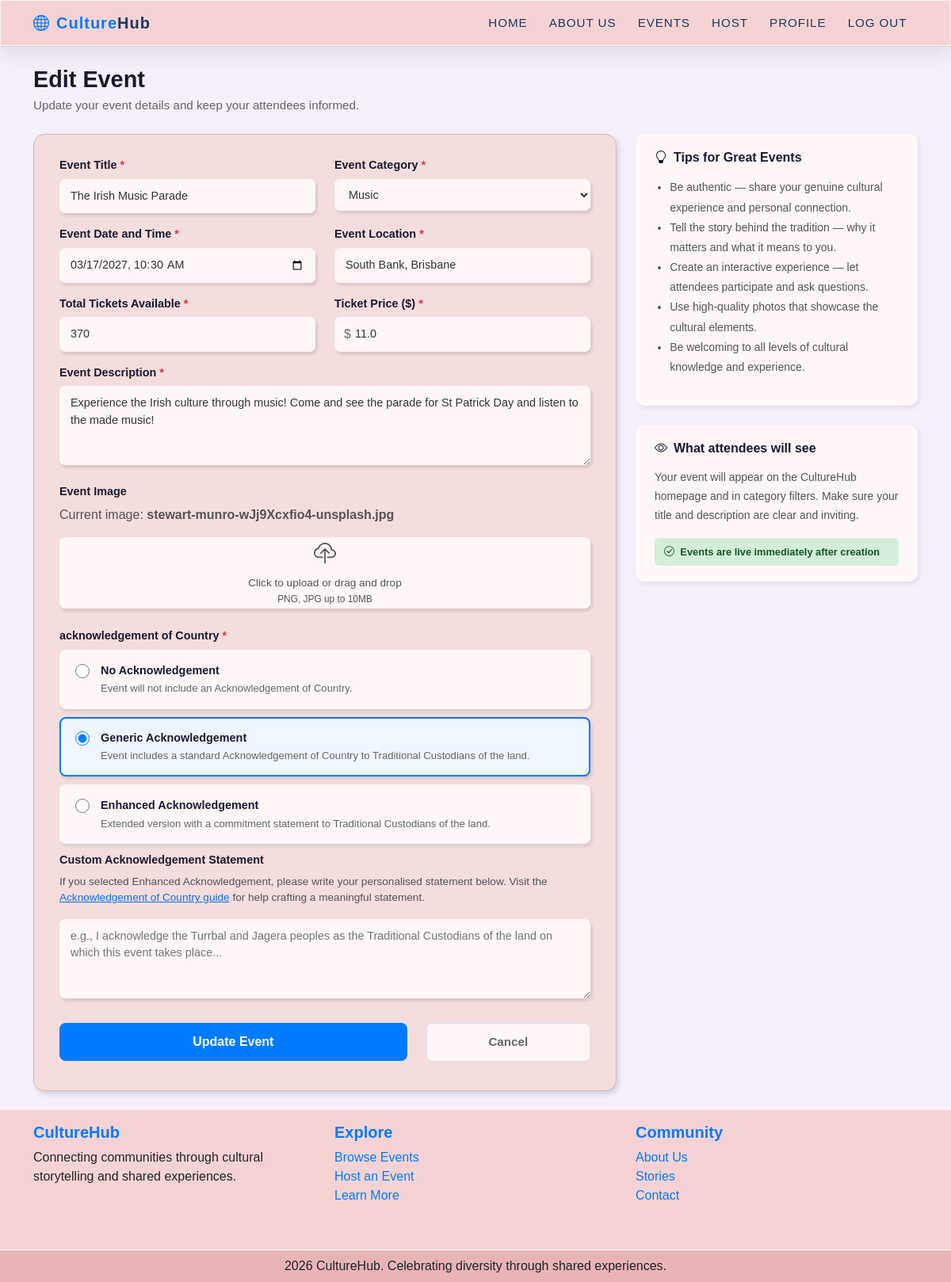
The app's page /event/2/edit (signed in), older data.
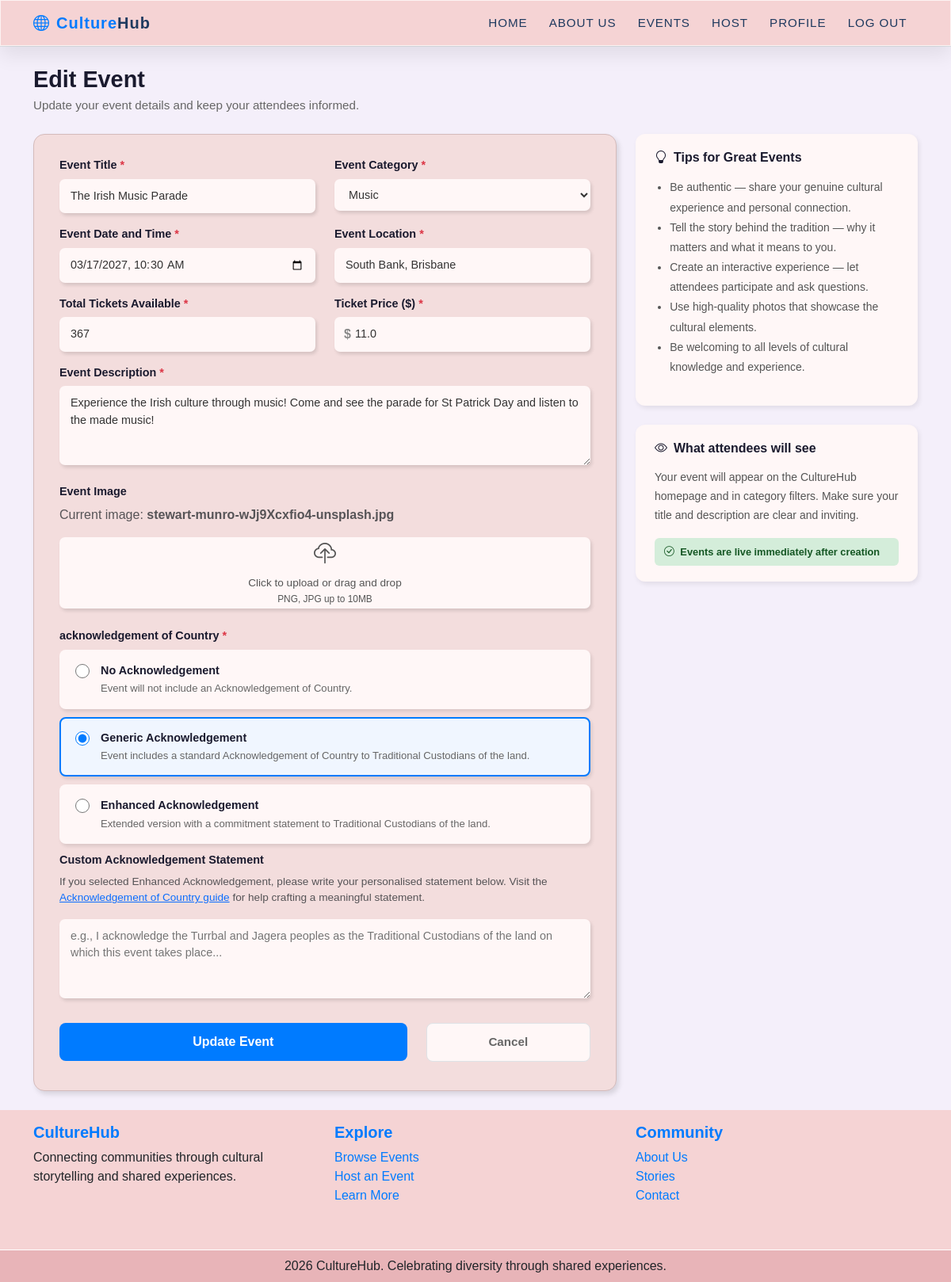
The same page, newer data.
### culturehub/models.py (models this page shows)
class Event(db.Model):
    id = db.Column(db.Integer, primary_key=True)
    name = db.Column(db.String(100), nullable=False)
    category = db.Column(db.String(50), nullable=False)
    date = db.Column(db.DateTime, nullable=False)
    location = db.Column(db.String(255), nullable=False)
    description = db.Column(db.Text, nullable=False)
    image = db.Column(db.String(255))
    status = db.Column(db.String(20), default='Open')
    tickets_available = db.Column(db.Integer, nullable=False)
    price = db.Column(db.Float, nullable=False)
    acknowledgement  = db.Column(db.String(20), default='none')
    acknowledgement_text = db.Column(db.Text, nullable=True)
    user_id = db.Column(db.Integer, db.ForeignKey('user.id'), nullable=False)
    comments = db.relationship('Comment', backref='event', lazy=True)
    orders = db.relationship('Order', backref='event', lazy=True)

### culturehub/views.py (the view, shortened to what this page needs)
@main_bp.route('/event/<int:event_id>/edit' , methods=['GET', 'POST'])
@login_required
def event_edit(event_id):
    event = Event.query.get_or_404(event_id)
    if event.user_id != current_user.id:
        flash('You do not have permission to edit this event.')
        return redirect(url_for('main.event_detail', event_id=event_id))
    form = EventForm(obj=event)
    return render_template('events/event_edit.html', form=form, event=event)

### culturehub/templates/events/event_edit.html (shortened to what the changed rows need)
{% extends "base.html" %}
{% block content %}
<main class="container my-4">
  <div class="row g-4">
    <div class="col-lg-8">
      <div class="create-form-card">
        <form method="POST" enctype="multipart/form-data" id="eventForm" novalidate>
          <div class="row">
            <div class="col-md-6 mb-3">
              <label class="create-label">
                {{ form.name.label.text }} <span class="create-required">*</span>
              </label>
              {{ form.name(class="create-input", placeholder="e.g., Japanese Tea Ceremony") }}
            </div>
            <div class="col-md-6 mb-3">
              <label class="create-label">
                {{ form.category.label.text }} <span class="create-required">*</span>
              </label>
              {{ form.category(class="create-input") }}
            </div>
          </div>
          <div class="row">
            <div class="col-md-6 mb-3">
              <label class="create-label">
                {{ form.date.label.text }} <span class="create-required">*</span>
              </label>
              {{ form.date(class="create-input") }}
            </div>
            <div class="col-md-6 mb-3">
              <label class="create-label">
                {{ form.location.label.text }} <span class="create-required">*</span>
              </label>
              {{ form.location(class="create-input", placeholder="e.g., Queen Street, Brisbane CBD") }}
            </div>
          </div>
          <div class="row">
            <div class="col-md-6 mb-3">
              <label class="create-label">
                {{ form.tickets_available.label.text }} <span class="create-required">*</span>
              </label>
              {{ form.tickets_available(class="create-input", placeholder="e.g., 100") }}
            </div>
            <div class="col-md-6 mb-3">
              <div class="create-input-prefix">
                <span class="prefix-symbol">$</span>
                {{ form.price(class="create-input prefix-input", placeholder="e.g., 35.00") }}
              </div>
            </div>
          </div>
          <div class="mb-3">
            <label class="create-label">
              {{ form.description.label.text }} <span class="create-required">*</span>
            </label>
            {{ form.description(class="create-input create-textarea", placeholder="Describe what attendees will experience at your event...") }}
          </div>
          <div class="mb-4">
            {% if event.image %}
              <p class="text-muted">Current image: <strong>{{ event.image }}</strong></p>
            {% endif %}
          </div>
          <div class="mb-4">
            <label class="ack-box {% if form.acknowledgement.data == 'none' or not form.acknowledgement.data %}ack-selected{% endif %}" id="ack-none">
              <input type="radio" name="acknowledgement" value="none" class="ack-radio"
                {% if form.acknowledgement.data == 'none' or not form.acknowledgement.data %}checked{% endif %}>
              <div>
                <div class="ack-title">No Acknowledgement</div>
                <div class="ack-desc">Event will not include an Acknowledgement of Country.</div>
              </div>
            </label>
            <label class="ack-box {% if form.acknowledgement.data == 'generic' %}ack-selected{% endif %}" id="ack-generic">
              <input type="radio" name="acknowledgement" value="generic" class="ack-radio"
                {% if form.acknowledgement.data == 'generic' %}checked{% endif %}>
              <div>
                <div class="ack-title">Generic Acknowledgement</div>
                <div class="ack-desc">Event includes a standard Acknowledgement of Country to Traditional Custodians of the land.</div>
              </div>
            </label>
            <label class="ack-box {% if form.acknowledgement.data == 'enhanced' %}ack-selected{% endif %}" id="ack-enhanced">
              <input type="radio" name="acknowledgement" value="enhanced" class="ack-radio"
                {% if form.acknowledgement.data == 'enhanced' %}checked{% endif %}>
              <div>
                <div class="ack-title">Enhanced Acknowledgement</div>
                <div class="ack-desc">Extended version with a commitment statement to Traditional Custodians of the land.</div>
              </div>
            </label>
            <div class="mb-4">
                <label class="create-label">Custom Acknowledgement Statement</label>
                <p class="text-muted" style="font-size: 0.85rem;">If you selected Enhanced Acknowledgement, please write your personalised statement below. Visit the <a href="{{ url_for('main.acknowledgement') }}" target="_blank">Acknowledgement of Country guide</a> for help crafting a meaningful statement.</p>
                {{ form.acknowledgement_text(class="create-input create-textarea", placeholder="e.g., I acknowledge the Turrbal and Jagera peoples as the Traditional Custodians of the land on which this event takes place...") }}
            </div>
          </div>
        </form>
      </div>
    </div>
  </div>
</main>
{% endblock %}

Row changes from the older to the newer data that the page shows:
changed Event "stewart-munro-wJj9Xcxfio4-unsplash.jpg": tickets_available "370" → "367"
